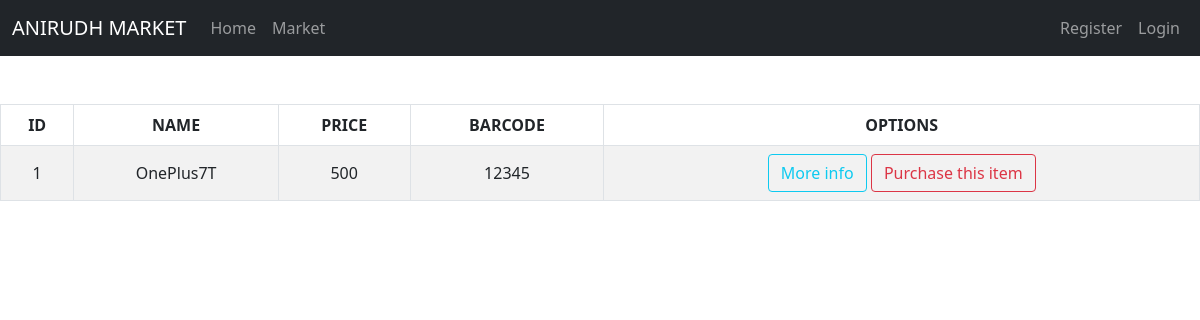
/market, run on the app's committed database.
### tables this page shows
CREATE TABLE item (
	id INTEGER NOT NULL, 
	name VARCHAR(30) NOT NULL, 
	price INTEGER NOT NULL, 
	barcode VARCHAR(12) NOT NULL, 
	description VARCHAR(1024) NOT NULL, 
	owner INTEGER, 
	PRIMARY KEY (id), 
	UNIQUE (name), 
	UNIQUE (barcode), 
	UNIQUE (description), 
	FOREIGN KEY(owner) REFERENCES user (id)
);

### market.py (the view)
@app.route('/market')
def market_page():
    from models import Item
    item = Item.query.all()
    return render_template('market.html',items = item)

### templates/market.html (shortened to what this page needs)
{% extends 'base.html' %}
{% block body %}
<table class="table table-bordered table-striped text-center center-block align-middle mt-5">
    <thead>
      <tr>
        <th scope="col">ID</th>
        <th scope="col">NAME</th>
        <th scope="col">PRICE</th>
        <th scope="col">BARCODE</th>
        <th scope="col">OPTIONS</th>
      </tr>
    </thead>
    <tbody>
        {% for item in items %}
      <tr>
        <td>{{item.id}}</th>
        <td>{{item.name}}</td>
        <td>{{item.price}}</td>
        <td>{{item.barcode}}</td>
        <td>
            <button type="button" class="btn btn-outline-info">More info</button>
            <button type="button" class="btn btn-outline-danger">Purchase this item</button>
        </td>
      </tr>
      {% endfor %}
    </tbody>
  </table>
{% endblock %}

### templates/base.html (shortened to what this page needs)
<!doctype html>
<html lang="en">
<head>
  <link href="https://cdn.jsdelivr.net/npm/bootstrap@5.0.0-beta2/dist/css/bootstrap.min.css" rel="stylesheet"
>
</head>
<body>
  <nav class="navbar navbar-expand-lg navbar-dark bg-dark">
    <div class="container-fluid">
      <a class="navbar-brand" href="{{ url_for('home_page') }}">ANIRUDH MARKET</a>
      <div class="collapse navbar-collapse" id="navbarSupportedContent">
        <ul class="navbar-nav me-auto mb-2 mb-lg-0">
          <li class="nav-item">
            <a class="nav-link" aria-current="page" href="{{ url_for('home_page') }}">Home</a>
          </li>
          <li class="nav-item">
            <a class="nav-link" href="{{ url_for('market_page') }}">Market</a>
          </li>
        </ul>
        <ul class="navbar-nav">
          <li class="nav-item">
            <a class="nav-link" aria-current="page" href="{{ url_for('register_page') }}">Register</a>
          </li>
          <li class="nav-item">
            <a class="nav-link" href="#">Login</a>
          </li>
        </ul>
      </div>
    </div>
  </nav>
  {% block body %}
  {% endblock %}
</body>
</html>

### data on the page
item: id "1", name "OnePlus7T", price "500", barcode "12345"
